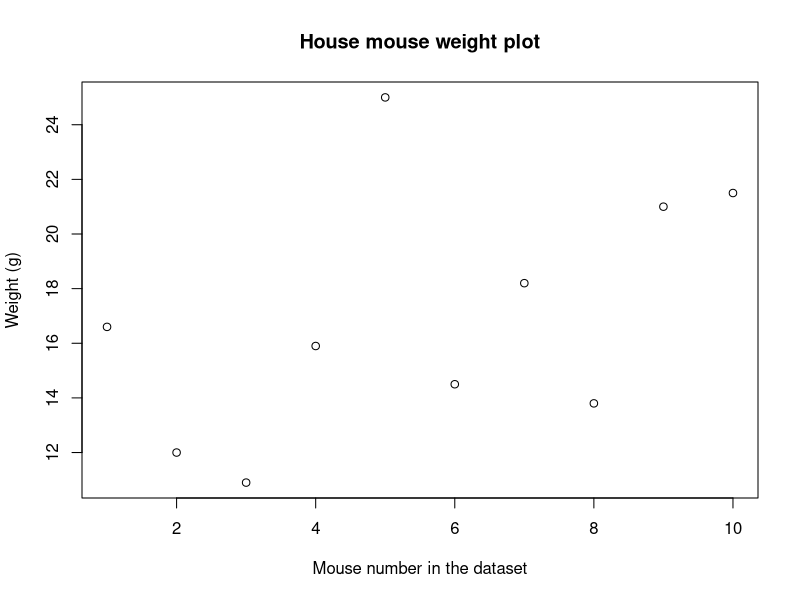
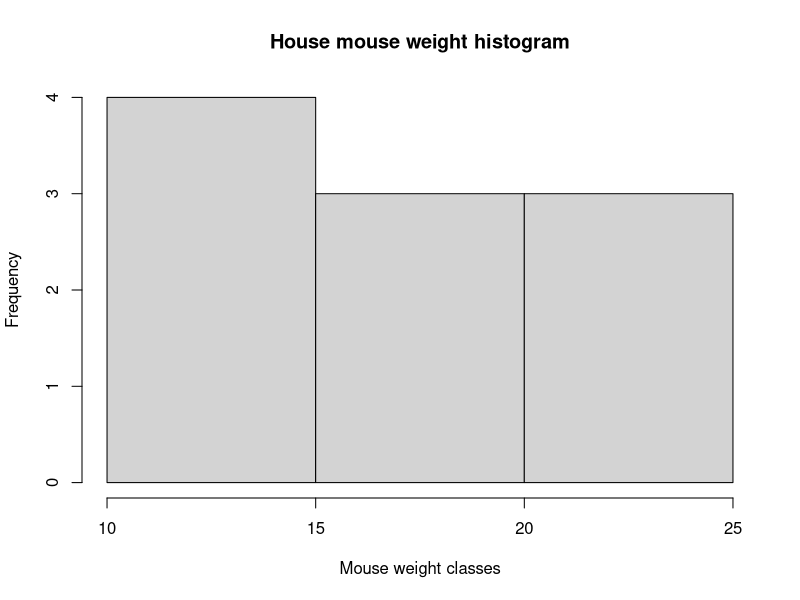
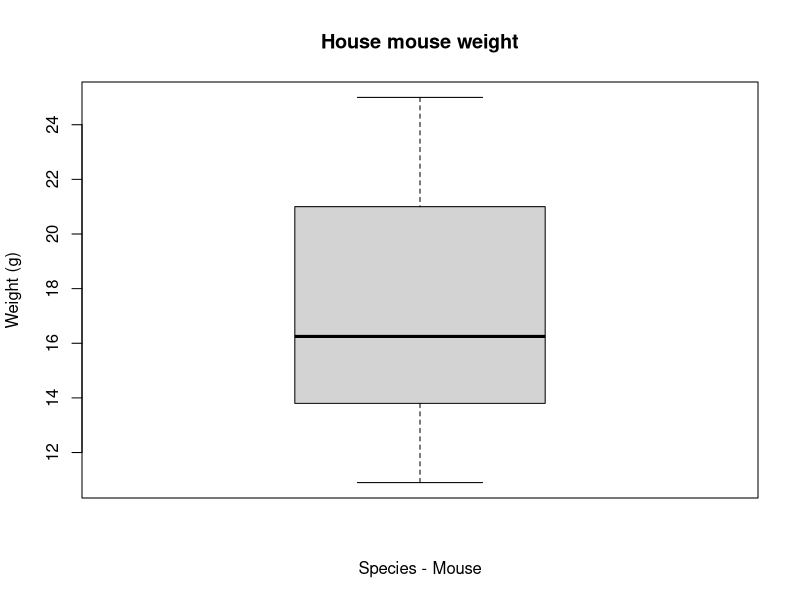
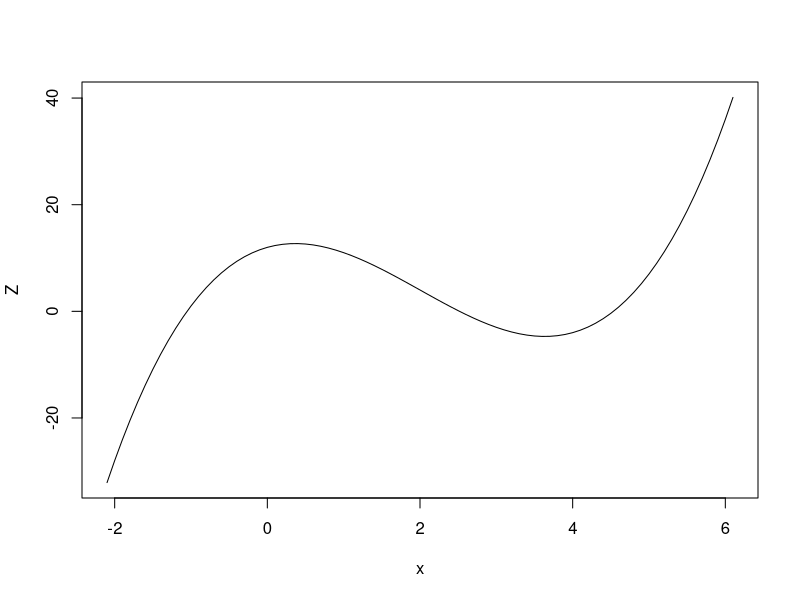
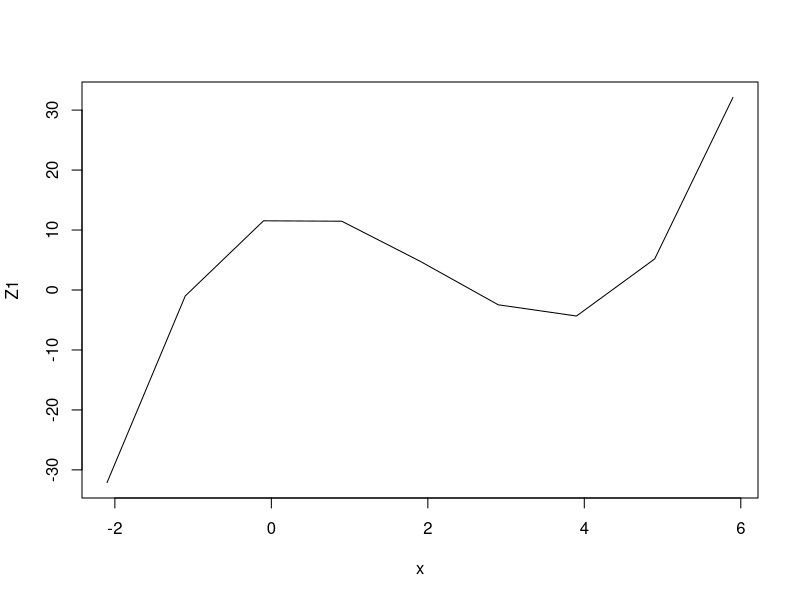

Here is the R script that generated these plots, in order:
## ---- chunk 1
options(prompt="RStudio>")
## ---- chunk 2
options(prompt=">")
## ---- chunk 3
2+7
## ---- chunk 4
11-3
## ---- chunk 5
18/3
## ---- chunk 6
5*8
## ---- chunk 7
2^4
## ---- chunk 8
2^(3-1)
## ---- chunk 9
2^3-1
## ---- chunk 10
5 %% 2
## ---- chunk 11
(0.14*(1-0.14)/24)^(1/3)
## ---- chunk 12
x<-3
(2*x+51)/3^(-4.2+5.62)
## ---- chunk 13
(-5)^2+2
## ---- chunk 14
#This is a comment
2+2 #Example of addition
## ---- chunk 15
a <- 53
## ---- chunk 16
a
## ---- chunk 17
ls()
## ---- chunk 18
rm(a)
## ---- chunk 19
ls()
## ---- chunk 20
rm(list = ls()) #clearing the environment of any left over objects from a previous analysis
mouse.wts <-c(16.6, 12, 10.9, 15.9, 25, 14.5, 18.2, 13.8, 21, 21.5) #creating a vector with house mouse body weight in grams
## ---- chunk 21
class(mouse.wts)
## ---- chunk 22
mean(mouse.wts)
## ---- chunk 23
min(mouse.wts)
## ---- chunk 24
max(mouse.wts)

## ---- chunk 25
summary(mouse.wts)
## ---- chunk 26
?summary
help(summary)
## ---- chunk 27
plot(mouse.wts, main="House mouse weight plot", xlab="Mouse number in the dataset", ylab="Weight (g)")
## ---- chunk 28
hist(mouse.wts, main="House mouse weight histogram", xlab="Mouse weight classes", ylab="Frequency")
## ---- chunk 29

boxplot(mouse.wts, main="House mouse weight", xlab="Species - Mouse", ylab="Weight (g)") #boxplot for the variable mouse.wts
## ---- chunk 30
x<-seq(-2.1,6.1,0.1)
Z<- (x^3-6*x^2+4*x+12)
plot(x,Z, type="l")
## ---- chunk 31
x<-seq(-2.1,6.1,1)
Z1<- (x^3-6*x^2+4*x+12)
plot(x,Z1, type="l")
